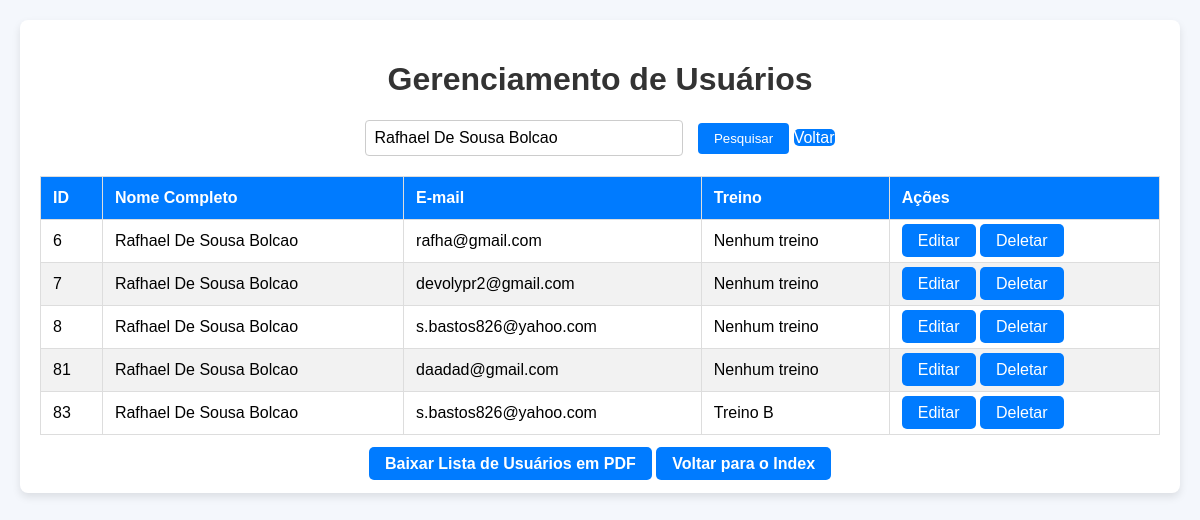
The app's page /crud.php?pesquisa=Rafhael De Sousa Bolcao, older data.
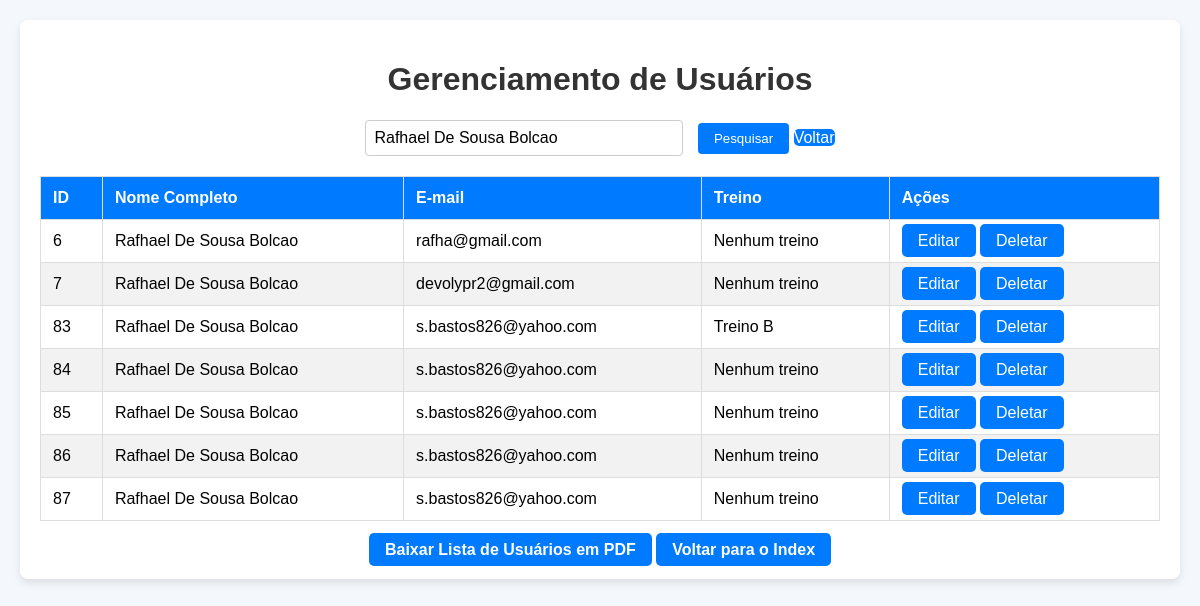
The same page, newer data.
### tables this page shows
CREATE TABLE `informacoes` (
  `usuario_id` int(11) NOT NULL,
  `Nome_Completo` varchar(60) DEFAULT NULL,
  `Data_de_Nascimento` date DEFAULT NULL,
  `Sexo` varchar(20) DEFAULT NULL,
  `Nome_Materno` varchar(60) DEFAULT NULL,
  `CPF` varchar(15) DEFAULT NULL,
  `E_mail` varchar(40) DEFAULT NULL,
  `Telefone_Celular` varchar(15) DEFAULT NULL,
  `Telefone_Fixo` varchar(15) DEFAULT NULL,
  `Endereço_Completo` varchar(40) DEFAULT NULL,
  `Login` varchar(40) DEFAULT NULL,
  `Senha` varchar(255) DEFAULT NULL
);

CREATE TABLE `treinos` (
  `id` int(11) NOT NULL,
  `usuario_id` int(11) NOT NULL,
  `tipo_treino` enum('Treino A','Treino B','Treino C') NOT NULL
);

### crud.php (the view, shortened to what this page needs)
<?php
$host = 'localhost';
$dbname = 'forjfacul';
$username = 'root';
$password = '';
try {
    $pdo = new PDO("mysql:host=$host;dbname=$dbname", $username, $password);
    $pdo->setAttribute(PDO::ATTR_ERRMODE, PDO::ERRMODE_EXCEPTION);
    $pesquisa = isset($_GET['pesquisa']) ? $_GET['pesquisa'] : '';
    if ($pesquisa) {
        $sql = "SELECT i.usuario_id, i.Nome_Completo, i.E_mail, t.tipo_treino
                FROM informacoes i
                LEFT JOIN treinos t ON i.usuario_id = t.usuario_id
                WHERE i.Nome_Completo LIKE :pesquisa
                OR i.E_mail LIKE :pesquisa
                OR t.tipo_treino LIKE :pesquisa";
        $stmt = $pdo->prepare($sql);
        $stmt->execute(['pesquisa' => '%' . $pesquisa . '%']);
    } else {
        $sql = "SELECT i.usuario_id, i.Nome_Completo, i.E_mail, t.tipo_treino
                FROM informacoes i
                LEFT JOIN treinos t ON i.usuario_id = t.usuario_id";
        $stmt = $pdo->query($sql);
    }
    $usuarios = $stmt->fetchAll(PDO::FETCH_ASSOC);
} catch (PDOException $e) {
    echo "Erro: " . $e->getMessage();
    exit();
}
?>
<!DOCTYPE html>
<html lang="pt-BR">
<head>
</head>
<body>
    <div class="container">
        <h1>Gerenciamento de Usuários</h1>
        <div class="search-box">
            <form method="get">
                <input type="text" name="pesquisa" placeholder="Pesquisar por nome, e-mail ou treino" value="<?php echo htmlspecialchars($pesquisa); ?>">
                <button type="submit">Pesquisar</button>
                <?php if ($pesquisa): ?>
                    <a href="crud.php" class="btn-clear">Voltar</a>
                <?php endif; ?>
            </form>
        </div>
        <table>
            <thead>
                <tr>
                    <th>ID</th>
                    <th>Nome Completo</th>
                    <th>E-mail</th>
                    <th>Treino</th>
                    <th>Ações</th>
                </tr>
            </thead>
            <tbody>
                <?php if (count($usuarios) > 0): ?>
                    <?php foreach ($usuarios as $usuario): ?>
                        <tr>
                            <td><?php echo htmlspecialchars($usuario['usuario_id']); ?></td>
                            <td><?php echo htmlspecialchars($usuario['Nome_Completo']); ?></td>
                            <td><?php echo htmlspecialchars($usuario['E_mail']); ?></td>
                            <td><?php echo htmlspecialchars($usuario['tipo_treino'] ?? 'Nenhum treino'); ?></td>
                            <td>
                                <a href="edit.php?id=<?php echo $usuario['usuario_id']; ?>" class="btn">Editar</a>
                                <a href="crud.php?delete_id=<?php echo $usuario['usuario_id']; ?>" class="btn" onclick="return confirm('Tem certeza que deseja deletar este registro?');">Deletar</a>
                            </td>
                        </tr>
                    <?php endforeach; ?>
                <?php else: ?>
                    <tr>
                        <td colspan="5" style="text-align: center;">Nenhum resultado encontrado.</td>
                    </tr>
                <?php endif; ?>
            </tbody>
        </table>
        <div class="message">
        <a href="generate_pdf.php" class="btn">Baixar Lista de Usuários em PDF</a>
            <a href="admin_index.php" class="btn">Voltar para o Index</a>
        </div>
    </div>
</body>
</html>

### crud.php (style rules this page uses)
body { font-family: Arial, sans-serif; background-color: #f4f7fc; margin: 0; padding: 20px; }
h1 { color: #333; text-align: center; }
.container { max-width: 1200px; margin: 0 auto; padding: 20px; background-color: white; box-shadow: 0 4px 8px rgba(0, 0, 0, 0.1); border-radius: 8px; }
table { width: 100%; border-collapse: collapse; margin-top: 20px; }
table, th, td { border: 1px solid #ddd; }
th, td { padding: 12px; text-align: left; }
th { background-color: #007bff; color: white; }
tr:nth-child(even) { background-color: #f2f2f2; }
a { text-decoration: none; color: #007bff; }
.btn { background-color: #007bff; color: white; padding: 8px 16px; border: none; border-radius: 5px; cursor: pointer; text-decoration: none; }
.message { text-align: center; margin-top: 20px; }
.message a { text-decoration: none; font-weight: bold; }
.search-box { margin-bottom: 20px; text-align: center; }
.search-box input[type="text"] { padding: 8px; width: 300px; font-size: 16px; margin-right: 10px; border-radius: 4px; border: 1px solid #ccc; }
.search-box button { padding: 8px 16px; background-color: #007bff; color: white; border: none; border-radius: 4px; cursor: pointer; }
.search-box .btn-clear { background-color: #007bff; color: white; border: none; border-radius: 5px; cursor: pointer; }

Row changes from the older to the newer data that the page shows:
removed informacoes: usuario_id "8", Nome_Completo "Rafhael De Sousa Bolcao", E_mail "s.bastos826@yahoo.com", tipo_treino "Nenhum treino"
removed informacoes: usuario_id "81", Nome_Completo "Rafhael De Sousa Bolcao", E_mail "daadad@gmail.com", tipo_treino "Nenhum treino"
added informacoes: usuario_id "84", Nome_Completo "Rafhael De Sousa Bolcao", E_mail "s.bastos826@yahoo.com", tipo_treino "Nenhum treino"
added informacoes: usuario_id "85", Nome_Completo "Rafhael De Sousa Bolcao", E_mail "s.bastos826@yahoo.com", tipo_treino "Nenhum treino"
added informacoes: usuario_id "86", Nome_Completo "Rafhael De Sousa Bolcao", E_mail "s.bastos826@yahoo.com", tipo_treino "Nenhum treino"
added informacoes: usuario_id "87", Nome_Completo "Rafhael De Sousa Bolcao", E_mail "s.bastos826@yahoo.com", tipo_treino "Nenhum treino"
